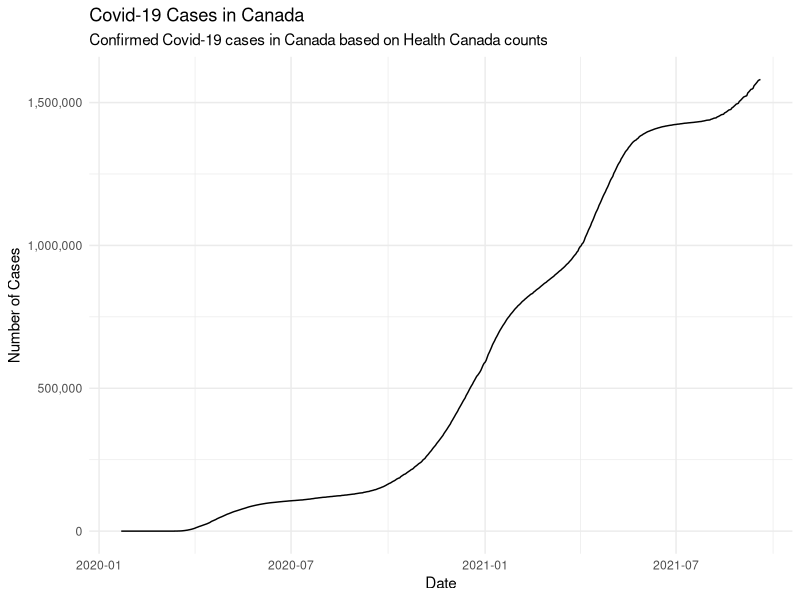
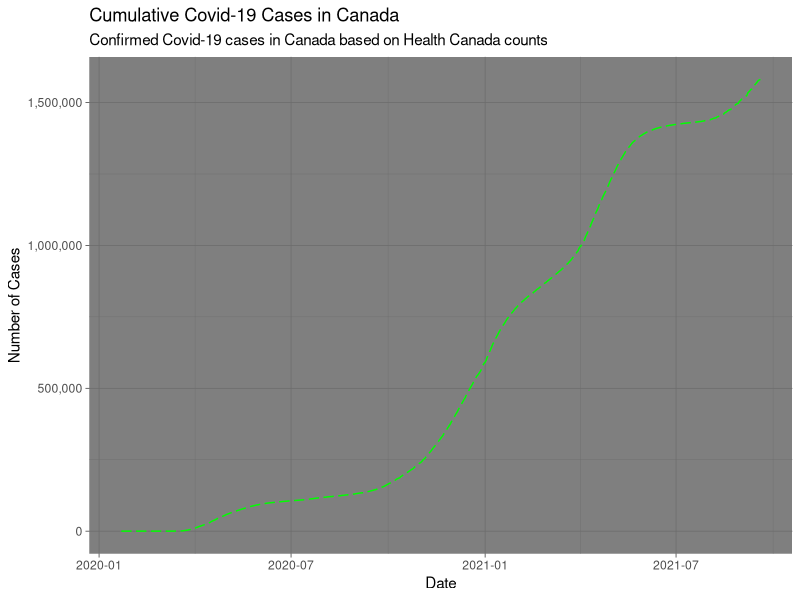
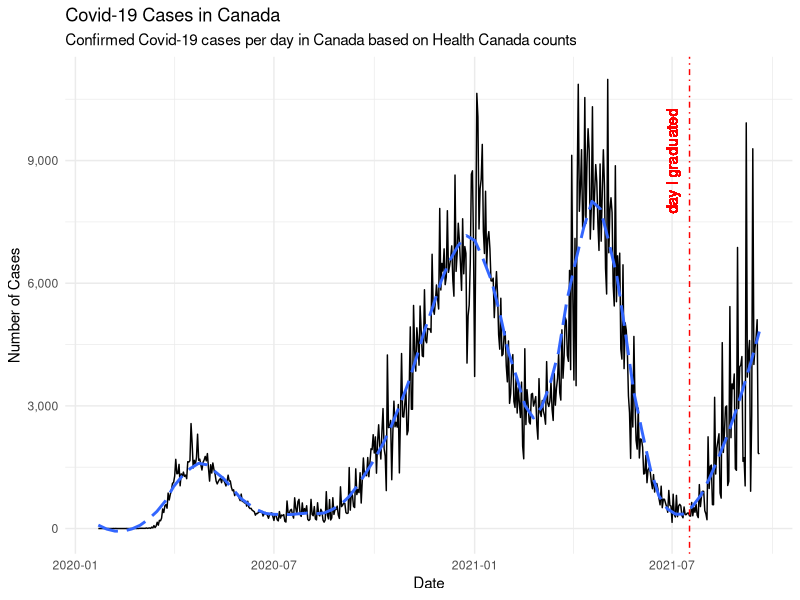
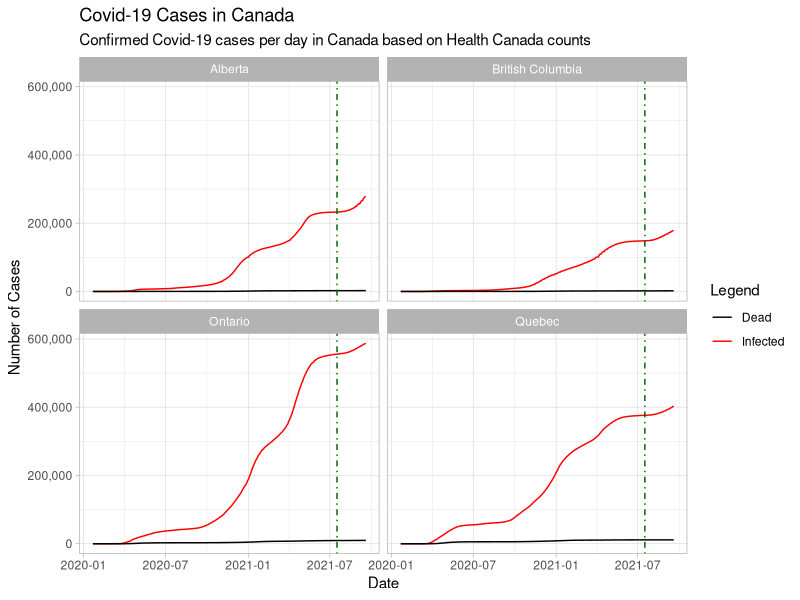
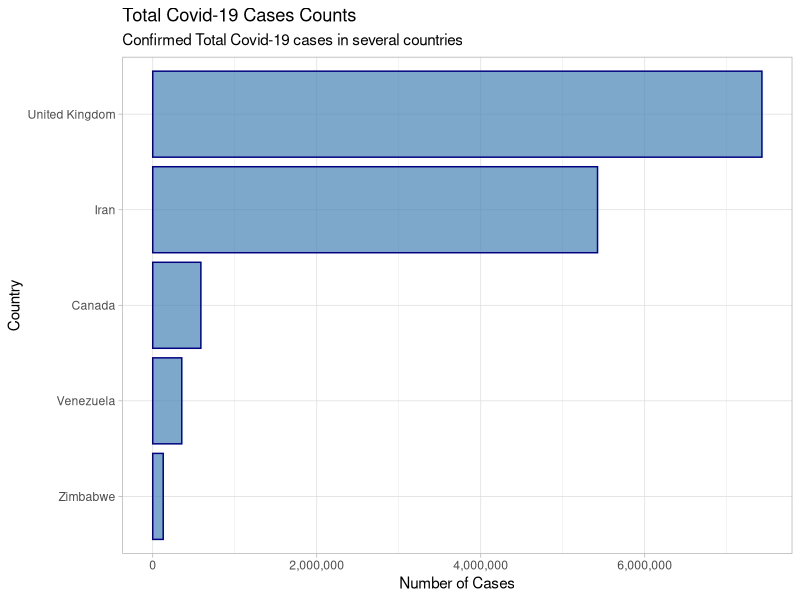
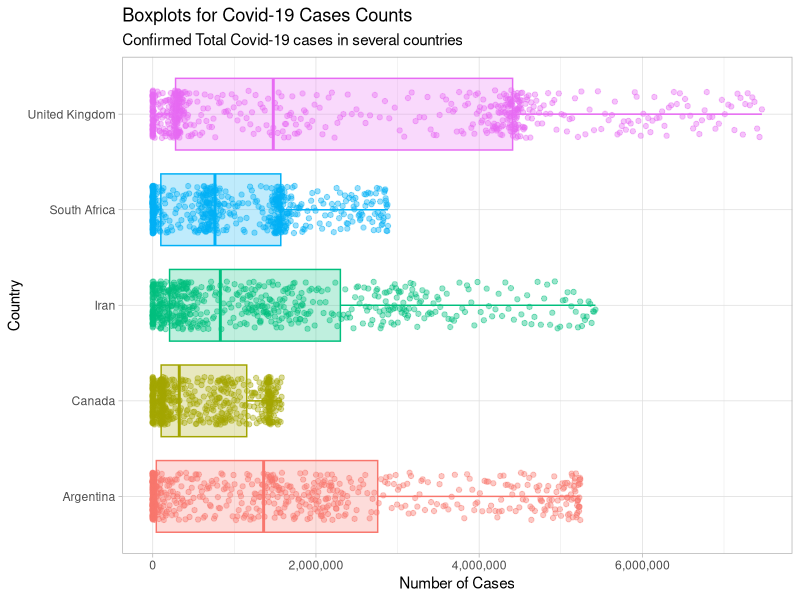

The R source for these figures, in order:
## ---- chunk 1
# storing variables (use the # sign to comment your code, this is code that does NOT get run)
x0 <- 42
class(x0) # check the object type 
## ---- chunk 2
# can store multiple values in the same memory slot 
v0 <- c(41, x0, 43)
v0

# acccessing specific parts of the vector 
v0[2]
v0[1:3]

# can store multiple vectors 
df0 <- data.frame(v0, 2*v0, v0/2)
df0
## ---- chunk 3
# add and substract
x0 + x0 
x0-3

# mult + div 
x0*4
x0/4

v0*4

# mult with dataframes 
2*df0
## ---- chunk 4
# define a 3x3 matrix 
mt0 <- as.matrix(df0)
mt0

t(mt0)
x0^2
# vector multiplication 
v0 * v0 # element wise

v0 %*% v0 # dot product 

v0 %*% t(v0) # vector product 

mt0 %*% mt0 # matrix product 
## ---- chunk 5
sum(1,2,3)
sum(v0)

my_sum <- function(vector){
     # sum the first and last entry of a vector 
     x <- vector[1] + vector[length(vector)]
     
     return(x)
}

my_sum(v0)
my_sum(c())
## ---- chunk 6
# install.packages(tidyverse) - ONLY INSTALL PACKAGES ONCE
library(tidyverse)  # LOAD PACKAGES FOR EVERY FILE - to load a package call it with the library command
library(lubridate)
library(scales)
## ---- chunk 7
time_series_covid19_confirmed_global <- read_csv("time_series_covid19_confirmed_global.csv")

head(time_series_covid19_confirmed_global) # show the top rows
tail(time_series_covid19_confirmed_global) # show the bottom rows
## ---- chunk 8
infected_data_tidy <- time_series_covid19_confirmed_global %>% 
     gather(date_stamp, # this is new column which will take values from the original dataset columns, 
            num_infect, # a new value representing the number of confirmed/infected covid cases
            '1/22/20':'9/19/21') %>% 
     select(Country = 'Country/Region', Province = 'Province/State', date = 'date_stamp', num_infect = 
                 num_infect)

infected_data_tidy$date <- lubridate::mdy(infected_data_tidy$date)
tail(infected_data_tidy, 10)
## ---- chunk 9
# finding single number summaries like min, max, mean, sd, etc
infected_data_tidy %>% summarise(max(num_infect))
## ---- chunk 10
infected_data_tidy %>% filter(num_infect == 42087432)
# or 
infected_data_tidy %>% filter(Country == 'Canada', Province == 'Ontario')
## ---- chunk 11
infected_data_tidy %>% summarise(Min = min(num_infect),
                                 Max = max(num_infect),
                                 Avg = mean(num_infect),
                                 Median = median(num_infect), 
                                 Std_dev = sd(num_infect))
## ---- chunk 12
infected_data_tidy %>% 
     group_by(Country) %>% 
     summarise(Min = min(num_infect),
                                 Max = max(num_infect),
                                 Avg = mean(num_infect),
                                 Median = median(num_infect), 
                                 Std_dev = sd(num_infect)) %>% 
     filter(Country %in% c('Canada', 'Iran', 'United Kingdom', 'US')) %>% 
     arrange(desc(Avg))
## ---- chunk 13
infected_data_tidy %>% 
     group_by(date) %>% 
     summarise(Min = min(num_infect),
               Max = max(num_infect),
               Avg = round(mean(num_infect),2),
               Infect = sum(num_infect),
               Median = median(num_infect), 
               Std_dev = sd(num_infect))
## ---- chunk 14
death_data_tidy <- read_csv("time_series_covid19_deaths_global.csv")  %>% 
     gather(date_stamp, # this is new column which will take values from the original dataset columns, 
            num_dead, # a new value representing the number of confirmed/infected covid cases
            '1/22/20':'9/19/21') %>% 
     select(Country = 'Country/Region', Province = 'Province/State', date = 'date_stamp', num_dead = 
                 num_dead)

tail(death_data_tidy)
## ---- chunk 15
# first we need to get the new datasets into the same format 
death_data_tidy$date <- lubridate::mdy(death_data_tidy$date)

# now we join them! 
complete_data <- full_join(infected_data_tidy, death_data_tidy) %>% 
     group_by(Country) %>% 
     mutate(num_recovered = num_infect - num_dead, 
            days = date - first(date) + 1)
tail(complete_data)
## ---- chunk 16
complete_data %>% 
     filter(Country %in% c('Canada')) %>%
     group_by(date) %>% 
     summarise(Country = last(Country),
               cum_infect = sum(num_infect),
               cum_dead = sum(num_dead), 
               cum_recovered = sum(num_recovered),
               days = last(days)) %>%
     tail(8)

#      ggplot(aes(x = date)) + 
#           geom_line(aes( y = c(0,diff(cum_infect)))) + 
#           geom_smooth(aes( y = c(0,diff(cum_infect))), span = 0.1, se= FALSE) + 
#           geom_line(aes( y = cum_infect/days), colour = 'gold') + 
#           geom_vline(xintercept = as_date('2021-07-17'), linetype = 4, colour = 'red', show.legend =  TRUE) + 
#           geom_text(aes(x = as_date('2021-07-17'), label = 'day I graduated', y = 9000), colour = 'red', angle = 90, vjust = -1, text=element_text(size=11)) + 
#      scale_y_continuous(labels = comma) 
## ---- chunk 17
# take the previous data set and plot it 
complete_data %>% 
     filter(Country %in% c('Canada')) %>%
     group_by(date) %>% 
     summarise(Country = last(Country),
               cum_infect = sum(num_infect),
               cum_dead = sum(num_dead), 
               cum_recovered = sum(num_recovered),
               days = last(days)) %>%
     ggplot() + 
     aes(x = date) + 
     aes(y = cum_infect) +
     geom_line() +
     labs(x = 'Date') + 
     labs(y = 'Number of Cases') + 
     labs(title = 'Covid-19 Cases in Canada') + 
     labs(subtitle = 'Confirmed Covid-19 cases in Canada based on Health Canada counts')+ 
     scale_y_continuous(labels = comma) +
     theme_minimal()

# or more concisely
complete_data %>% 
     filter(Country %in% c('Canada')) %>%
     group_by(date) %>% 
     summarise(Country = last(Country),
               cum_infect = sum(num_infect),
               cum_dead = sum(num_dead), 
               cum_recovered = sum(num_recovered),
               days = last(days)) %>%
     ggplot(aes(x= date, y = cum_infect)) + 
     geom_line(linetype = 'longdash', colour = 'green') + 
     labs(x = 'Date', y = 'Number of Cases', 
          title = 'Cumulative Covid-19 Cases in Canada', 
          subtitle = 'Confirmed Covid-19 cases in Canada based on Health Canada counts') + 
     scale_y_continuous(labels = comma) +
     theme_dark()
## ---- chunk 18
# what about daily counts?
complete_data %>%
     filter(Country %in% c('Canada')) %>%
     group_by(date) %>%
     summarise(
          Country = last(Country),
          cum_infect = sum(num_infect),
          cum_dead = sum(num_dead),
          cum_recovered = sum(num_recovered),
          days = last(days)
     ) %>%
     ggplot(aes(x = date)) +
     # lines on the graph
     geom_line(aes(y = c(0, diff(cum_infect))), linetype = 'solid', colour = 'black') +
     geom_smooth(aes(y = c(0, diff(cum_infect))),
                 span = 0.2,
                 se = FALSE,
                 linetype = "longdash") +
     geom_vline(
          xintercept = as_date('2021-07-17'),
          linetype = 4,
          colour = 'red',
          show.legend =  TRUE
     ) +
     geom_text(
          aes(
               x = as_date('2021-07-17'),
               label = 'day I graduated',
               y = 9000
          ),
          colour = 'red',
          angle = 90,
          vjust = -1,
          text = element_text(size = 11)
     ) +
     # formatting
     labs(
          x = 'Date',
          y = 'Number of Cases',
          title = 'Covid-19 Cases in Canada',
          subtitle = 'Confirmed Covid-19 cases per day in Canada based on Health Canada counts'
     ) +
     scale_y_continuous(labels = comma) +
     theme_minimal()
## ---- chunk 19
complete_data %>%
     filter(Country %in% c('Canada'), 
            Province %in% c("Alberta", 'British Columbia', "Ontario", 'Quebec')
            ) %>% 
     ggplot() + 
     aes(x = date) +
     geom_line(aes( y = num_infect, colour = 'Infected')) +
     geom_line(aes(y = num_dead, colour = 'Dead')) + 
     scale_color_manual(name = 'Legend', 
                        values = c('Infected' = 'red',
                                   'Dead' = 'black')) + 
     facet_wrap(~ Province) + 
     geom_vline(
          xintercept = as_date('2021-07-17'),
          linetype = 4,
          colour = 'darkgreen',
          show.legend =  TRUE
     ) +
     labs(
          x = 'Date',
          y = 'Number of Cases',
          title = 'Covid-19 Cases in Canada',
          subtitle = 'Confirmed Covid-19 cases per day in Canada based on Health Canada counts'
     ) +
     scale_y_continuous(labels = comma) +
     guides() + 
     theme_light()
     
## ---- chunk 20
complete_data %>%
     filter(Country %in% c('Canada', 'Iran', 'United Kingdom', 'Venezuela', 'Zimbabwe')) %>% 
     summarise(total_cases = max(num_infect)) %>% 
     ggplot(aes(x = fct_reorder(Country, total_cases), y = total_cases)) + 
     geom_col(fill = 'steelblue', colour = 'navyblue', alpha = 0.7) +
     labs(
          x = 'Country',
          y = 'Number of Cases',
          title = 'Total Covid-19 Cases Counts',
          subtitle = 'Confirmed Total Covid-19 cases in several countries'
     ) +
     scale_y_continuous(labels = comma) +
     coord_flip()+
     theme_light()
     
## ---- chunk 21
complete_data %>%
     filter(Country %in% c('Canada', 'Iran', 'United Kingdom', 'Argentina', 'South Africa')) %>%
     group_by(date, Country) %>%
     summarize(
          total_infect = sum(num_infect),
          total_dead = sum(num_dead),
          days = last(days)
     ) %>%
     ggplot() +
     aes(x = Country) +
     aes(y = total_infect) +
     geom_jitter(alpha = .4,
                 height = 0,
                 width = .25,
                 show.legend = FALSE) +
     aes(col = Country) +
     geom_boxplot(alpha = 0.25, show.legend = FALSE) +
     aes(fill = Country) +
     labs(
          x = 'Country',
          y = 'Number of Cases',
          title = 'Boxplots for Covid-19 Cases Counts',
          subtitle = 'Confirmed Total Covid-19 cases in several countries'
     ) +
     scale_y_continuous(labels = comma) +
     coord_flip() +
     theme_light()
